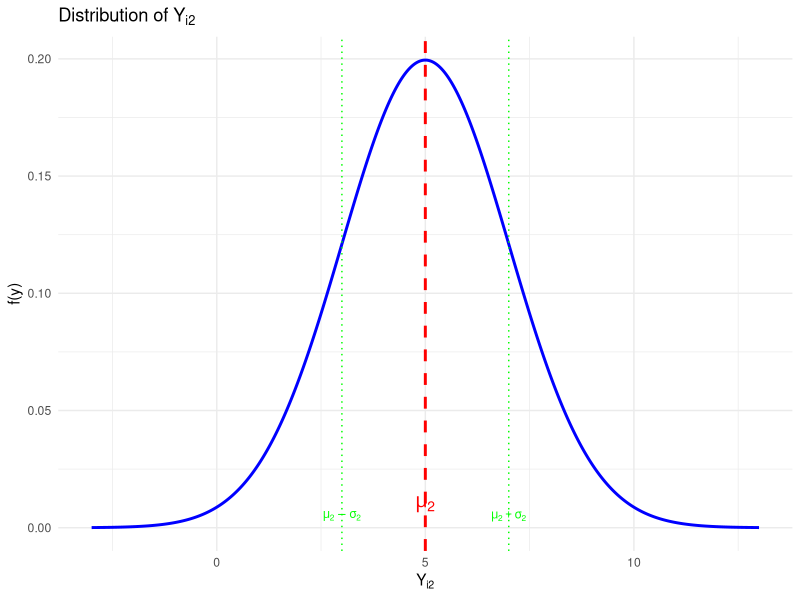

Generate this figure with R:
## ---- chunk 1
## Visualization of Y_i2 distribution
library(ggplot2)

library(ggplot2)

# Set parameters
mu2 <- 5
sigma2 <- 2

# Create data frame
x <- seq(mu2 - 4*sigma2, mu2 + 4*sigma2, length.out = 1000)
df <- data.frame(x = x, y = dnorm(x, mu2, sigma2))

# Create plot
ggplot(df, aes(x = x, y = y)) +
  geom_line(color = "blue", size = 1) +
  geom_vline(xintercept = mu2, color = "red", linetype = "dashed", size = 1) +
  geom_vline(xintercept = c(mu2 - sigma2, mu2 + sigma2), 
             color = "green", linetype = "dotted") +
  annotate("text", x = mu2, y = 0.01, label = expression(mu[2]), 
           color = "red", size = 5) +
  annotate("text", x = mu2 - sigma2, y = 0.005, 
           label = expression(mu[2] - sigma[2]), color = "green", size = 3) +
  annotate("text", x = mu2 + sigma2, y = 0.005, 
           label = expression(mu[2] + sigma[2]), color = "green", size = 3) +
  labs(title = expression("Distribution of Y"[i2]),
       x = expression("Y"[i2]),
       y = "f(y)") +
  theme_minimal()
## ---- chunk 2
## Calculating the autocorrelation function

# Read in correlation matrix
R <- matrix(c(
  1.00, 0.85, 0.80, 0.72, 0.69,
  0.85, 1.00, 0.85, 0.80, 0.72,
  0.80, 0.85, 1.00, 0.85, 0.80,
  0.72, 0.80, 0.85, 1.00, 0.85,
  0.69, 0.72, 0.80, 0.85, 1.00
), nrow = 5, byrow = TRUE)

# Simple function to extract autocorrelations
get_autocorr <- function(corr_matrix) {
  n <- nrow(corr_matrix)
  autocorr <- numeric(n-1)
  
  for(u in 1:(n-1)) {
    # Extract diagonal u positions above main diagonal
    autocorr[u] <- corr_matrix[1, 1+u]  # Since structure is stationary
  }
  
  return(autocorr)
}

# Calculate
rho <- get_autocorr(R)
names(rho) <- paste0("lag_", 1:4)
print(rho)
## ---- chunk 3
install.packages("mvtnorm")
library(mvtnorm)
set.seed(02022022) # Important for reproducibility
mm <- c(35, 38, 43, 49, 48)
C <- matrix(c(1.00,0.85,0.80,0.72,0.69,
              0.85,1.00,0.85,0.80,0.72,
              0.80,0.85,1.00,0.85,0.80,
              0.72,0.80,0.85,1.00,0.85,
              0.69,0.72,0.80,0.85,1.00),
            nrow = 5) 
sigma <- C * 100
y <- rmvnorm(n=100, mean=mm, sigma=sigma)
id <- seq(1,100)
dat <- as.data.frame(cbind(y,id))
names(dat) <- c("y0","y1","y2","y3","y4","id")

head(C, 5)

